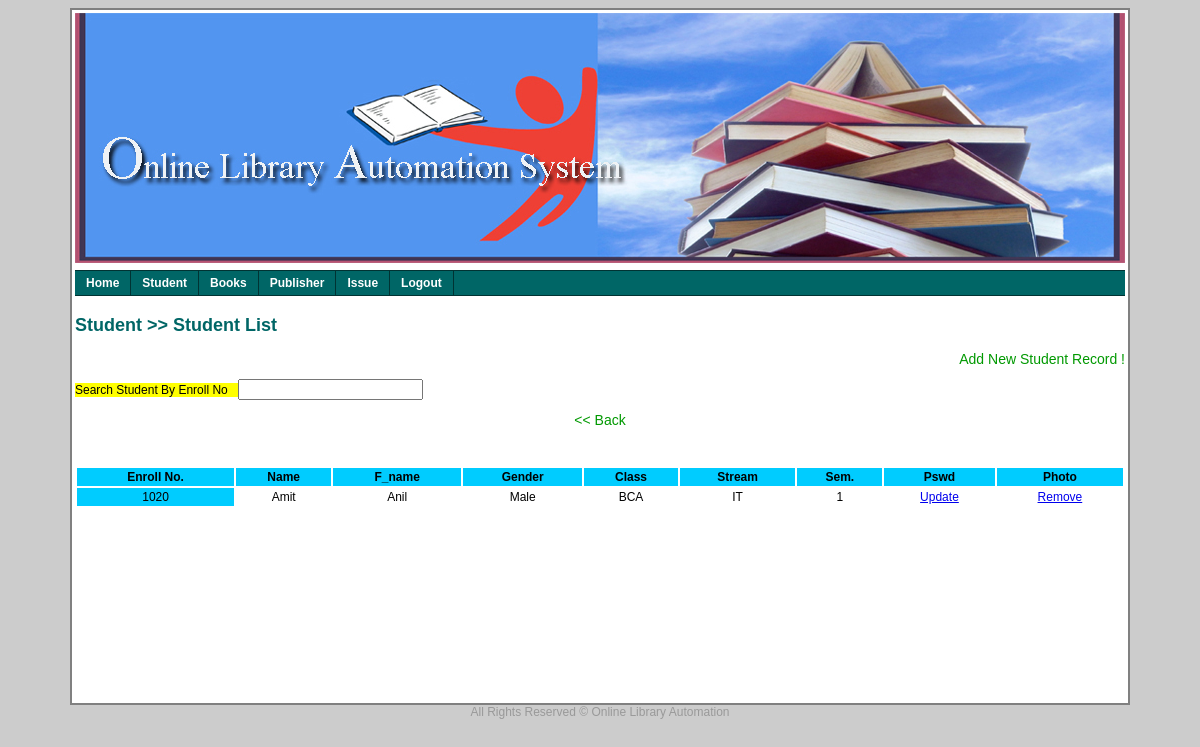
Page /DipsStuById.php?enroll=1020 on the committed database.
### tables this page shows
CREATE TABLE IF NOT EXISTS `stu_mstr` (
  `enroll_no` int(11) NOT NULL AUTO_INCREMENT,
  `sname` varchar(100) DEFAULT NULL,
  `fname` varchar(100) DEFAULT NULL,
  `gender` varchar(10) DEFAULT NULL,
  `sclass` varchar(10) DEFAULT NULL,
  `stream` varchar(20) DEFAULT NULL,
  `semester` varchar(10) DEFAULT NULL,
  `pswd` varchar(20) DEFAULT '123456',
  `photo` longblob,
  PRIMARY KEY (`enroll_no`)
);

### DipsStuById.php (the view, shortened to what this page needs)
<!DOCTYPE html>
<html>
    <head>
        <link href="style/mycss.css" rel="stylesheet" type="text/css" />
    </head>
    <body>
    <center>
        <table class="table">
            <tr>
                <td width="100%" height="250px" valign="top">
                </td>
            </tr>
            <tr>
                <td width="100%" valign="top">
                </td>
            </tr>
            <tr>
                <td width="100%" height="400px" valign="top">
                    <h2>Student >> Student List
                    </h2>
                    <p align="right">
                        <a href="AddNewStuRecord.php" class="newadd">Add New Student Record !</a>
                    </p>
                    <p align="left">
                    <form action="DipsStuById.php" method="get">
                        <span style="background-color: #ffff00;">
                            Search Student By Enroll No &nbsp;&nbsp;<input type="search" name="enroll" />
                        </span>
                    </form>
                    </p>
                    <p align="center">
                        <a href="Student.php" style="text-decoration: none;font-size: 14px;color: #009900;"><< Back</a>
                    </p>
                    <p>&nbsp;</p>
                    <table cellspacing="2" cellpadding="2" border="0" width="100%">
                        <tr style="background-color: #00ccff;">
                            <th>
                                Enroll No.
                            </th>
                            <th>
                                Name
                            </th>
                            <th>
                                F_name
                            </th>
                            <th>
                                Gender
                            </th>
                            <th>
                                Class
                            </th>
                            <th>
                                Stream
                            </th>
                            <th>
                                Sem.
                            </th>
                            <th>
                                Pswd
                            </th>
                            <th>
                                Photo
                            </th>
                        </tr>
                                    <?php
                       $enroll=$_REQUEST['enroll'];
                            $q="select * from stu_mstr where enroll_no='$enroll'";
	                    $r = mysql_query($q);
	                    $c = mysql_num_rows($r);
                             if ($c>0) {
                             if($row = mysql_fetch_array($r))
                             {
                            echo "<tr>";
                                echo "<td align='center' style='background-color: #00ccff;'>".$row['enroll_no'];
                                echo "</td>";
                                echo "<td align='center'>".$row['sname'];
                                echo "</td>";
                                echo "<td align='center'>".$row['fname'];
                                echo "</td>";
                                echo "<td align='center'>".$row['gender'];
                                echo "</td>";
                                echo "<td align='center'>".$row['sclass'];
                                echo "</td>";
                                echo "<td align='center'>".$row['stream'];
                                echo "</td>";
                                echo "<td align='center'>".$row['semester'];
                                echo "</td>";
                                echo "<td align='center'>";
                                $s1="Update";
                                $s2="Remove";
                                echo "<a href='updateStuRecord.php?enroll=".$row['enroll_no']."&id1=".$s1."'>".$s1."</a></td>";
                                echo "</td>";
                                echo "<td align='center'>";
                                echo "<a href='RemoveStu.php?enroll=".$row['enroll_no']."&id1=".$s2."'>".$s2."</a></td>";
                            echo "</tr>";
                        }
                           }
                       ?>
                    </table>
    </center>
</body>
</html>

### style/mycss.css (style rules this page uses)
body { background-color: #cccccc; font-family: Verdana,Arial,Helvetica,sans-serif; font-size: 12px; }
h2 { color: #006666; }
.newadd { text-decoration: none; font-size: 14px; color: #009900; }
.table { width: 1050px; border-right-style: solid; border-left-style: solid; border-bottom-style: solid; border-top-style: solid; border-right-width: 2px; border-left-width: 2px; border-bottom-width: 2px; border-top-width: 2px; background-color: #ffffff; }
.footer { font-size: 12px; color: #999999; }
.h_mnu_01 { width: 100%; font-family: Verdana, Arial, Helvetica, sans-serif; font-size: 12px; font-weight: bold; font-style: normal; text-decoration: none; }
.h_mnu_01 ul { margin: 0; padding: 0; float: left; width: 100%; background: #006666; border-top-width: 1px; border-right-width: 0; border-bottom-width: 1px; border-left-width: 0; border-top-style: solid; border-right-style: solid; border-bottom-style: solid; border-left-style: solid; border-top-color: #003333; border-right-color: #003333; border-bottom-color: #003333; border-left-color: #003333 }
.h_mnu_01 ul li { display: inline; }
.h_mnu_01 ul li a { float: left; color: #FFFFFF; padding: 5px 11px; text-decoration: none; border-right-width: 1px; border-right-style: solid; border-right-color: #003333; }

### rows in the picture
stu_mstr: enroll_no "1020", sname "Amit", fname "Anil", gender "Male", sclass "BCA", stream "IT", semester "1"

### other values in the picture
$s1 "Update"
$s2 "Remove"
